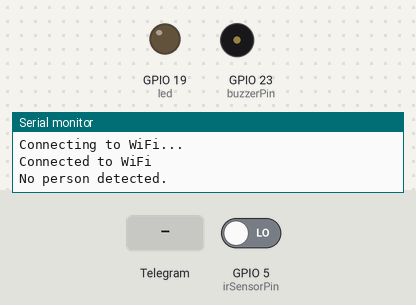
A program run on a simulated ESP32. Shown: output pins drawn as LEDs (lit = HIGH), buzzer (waves = sounding), the last lines printed to the serial monitor. Inputs (shaded band) come from the test bench; at power-on: GPIO 5 (irSensorPin) LOW. WiFi joins after 1.5 s; servers stay silent unless stated.

Above: at 3.2 s.
3.3 s: GPIO 5 (irSensorPin) driven HIGH
At 3.8 s:
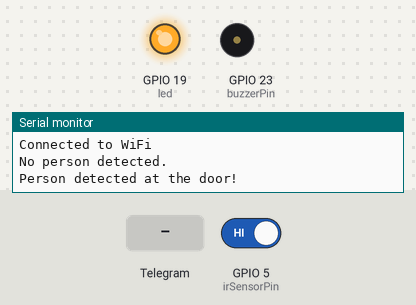
4.8 s: Telegram message "/buzz" received
At 6.05 s:
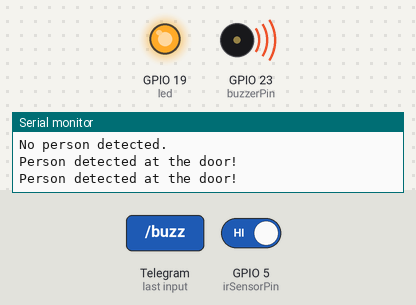
Timing chart, 0 to 7.8 s (numbered marks = the images above; inputs shaded):
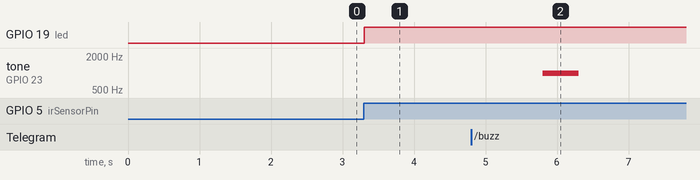

Measured:
- after the input at 3.3 s, GPIO 19 (led): LOW → HIGH at once
- after the input at 4.8 s, tone on GPIO 23 (buzzerPin): silent → 1000 Hz after 1.0 s, → silent 0.50 s later

The program:

main.cpp
```cpp
#include <WiFi.h>
#include <WiFiClientSecure.h>
#include <UniversalTelegramBot.h>


// Replace with your network credentials
const char* ssid = " IoTExperiment";
const char* password = "iotexperiment303ab";

// Replace with your Telegram bot token
const char* telegramBotToken =
"Your Telegram bot token";

// Replace with your Telegram chat ID
const String chat_id = "Your chat id";

// Initialize WiFi and Telegram bot clients
WiFiClientSecure client;
UniversalTelegramBot bot(telegramBotToken, client);

// Define the IR sensor pin
const int irSensorPin = 5;
const int led = 19;
const int buzzerPin = 23;

// Function prototypes
void sendTelegramMessage(const String &message);

void handleNewMessages(int numNewMessages) {
  for (int i = 0; i < numNewMessages; i++) {
    String chat_id = String(bot.messages[i].chat_id);
    String text = bot.messages[i].text;

    if (text == "/buzz") {
      bot.sendMessage(chat_id, "Buzzer activated!", "");
      tone(buzzerPin, 1000);  // Send 1KHz sound signal
      delay(500);             // Wait for 500ms
      noTone(buzzerPin);      // Stop sound
    }
  }
}


void setup() {
  Serial.begin(115200);
  pinMode(irSensorPin, INPUT);
  pinMode(led, OUTPUT);
  pinMode(buzzerPin, OUTPUT);

  // Connect to Wi-Fi
  WiFi.begin(ssid, password);
  while (WiFi.status() != WL_CONNECTED) {
    delay(1000);
    Serial.println("Connecting to WiFi...");
  }
  Serial.println("Connected to WiFi");

  // Set certificate for Telegram (optional)
  client.setCACert(TELEGRAM_CERTIFICATE_ROOT);

}


void loop() {
  int sensorValue = digitalRead(irSensorPin);

  if (sensorValue == HIGH) {
      digitalWrite(led,HIGH);
      String message = "Person detected at the door!";
      Serial.println(message);
      sendTelegramMessage(message); // Send message via Telegram bot
    } else if (sensorValue == LOW) {
      digitalWrite(led,LOW);
      Serial.println("No person detected.");
  }

  if (WiFi.status() != WL_CONNECTED) {
    WiFi.begin(ssid, password);
    while (WiFi.status() != WL_CONNECTED) {
      delay(1000);
      Serial.println("Reconnecting to WiFi...");
    }
    Serial.println("Reconnected to WiFi");
  }

  int numNewMessages = bot.getUpdates(bot.last_message_received + 1);

  while (numNewMessages) {
    handleNewMessages(numNewMessages);
    numNewMessages = bot.getUpdates(bot.last_message_received + 1);
  }

  delay(1000);

}

void sendTelegramMessage(const String &message) {
  bot.sendMessage(chat_id, message, ""); // Send message via Telegram bot
}
```
